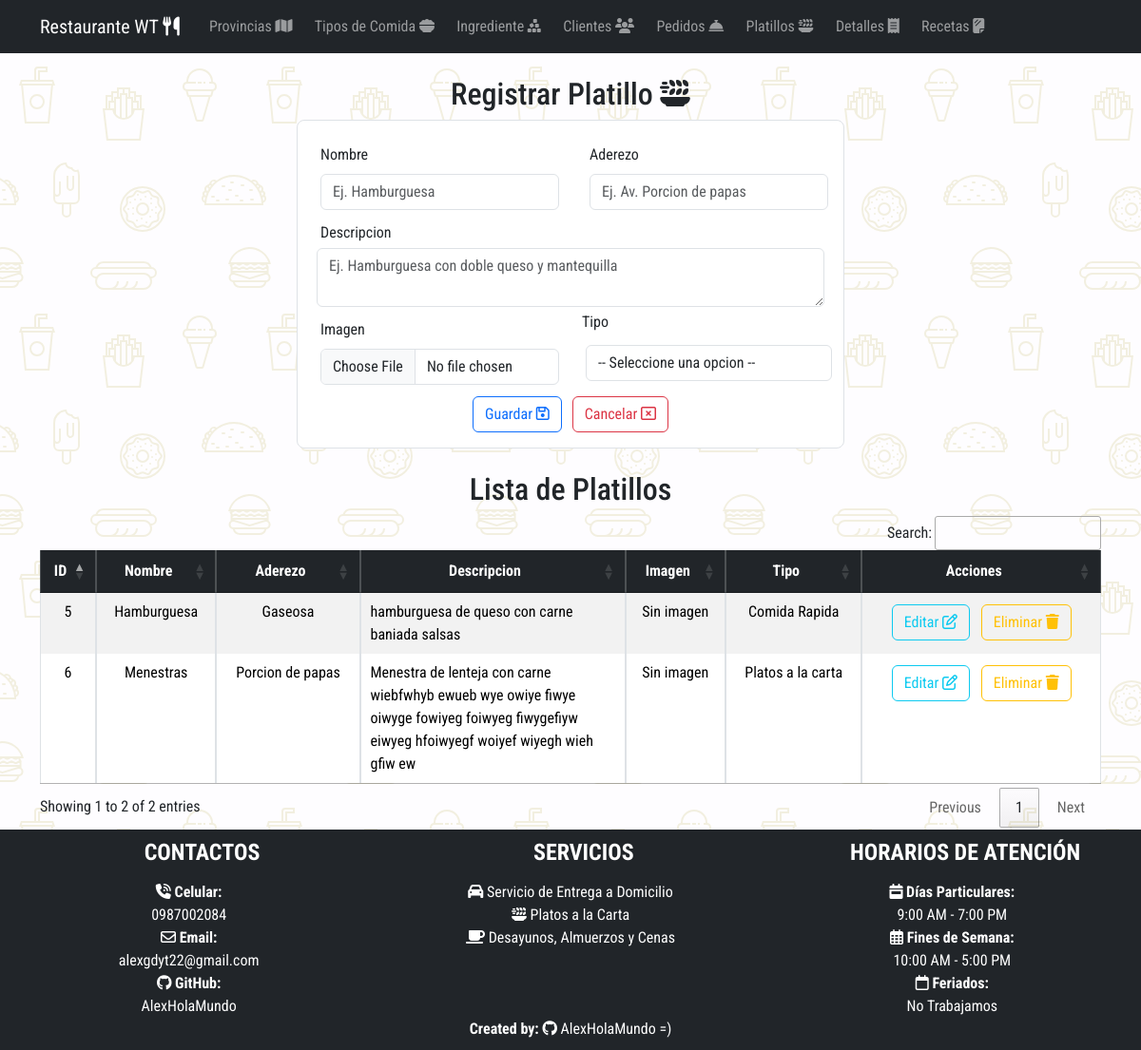
The page /listaPlatillo/ on the database as committed earlier.
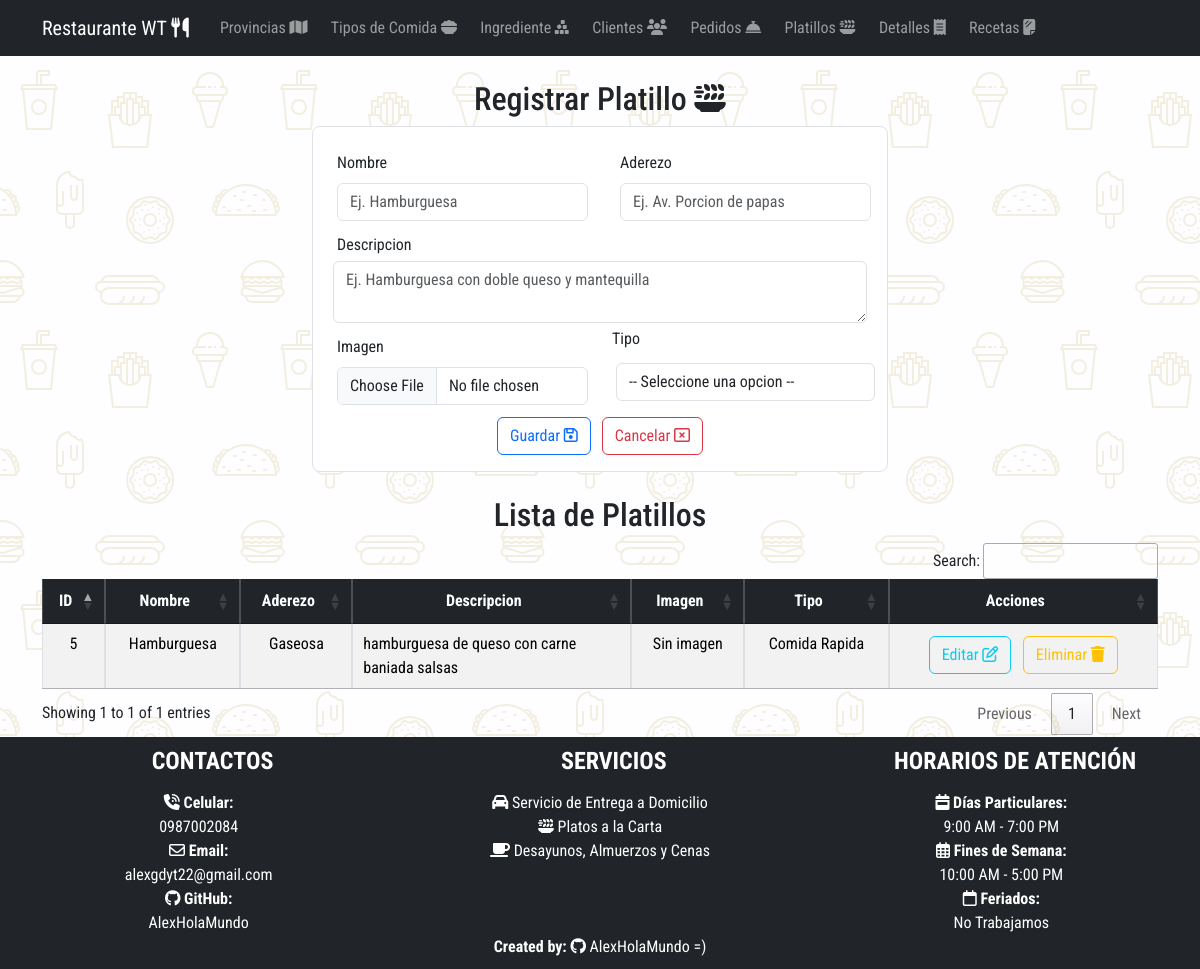
The same page on the database as committed later.
### Aplicaciones/RestauranteWT/models.py (models this page shows, shortened)
class Platillo (models.Model):
    idPlatillo_wt = models.AutoField(primary_key=True)
    nombre_wt = models.CharField(max_length=200)
    descripcion_wt = models.CharField(max_length=110)
    aderezos_wt = models.CharField(max_length=50)
    imagen_wt = models.FileField(upload_to='platillos', null=True, blank=True)
    tipo_wt = models.ForeignKey(Tipo , null=True, blank=True, on_delete=models.CASCADE)

class Tipo(models.Model):
    idTipo_wt = models.AutoField(primary_key=True)
    nombre_wt = models.CharField(max_length=50)
    descripcion_wt = models.CharField(max_length=100)
    precio_wt = models.DecimalField(max_digits=8, decimal_places=2)
    calorias_wt = models.IntegerField(default=0)

### Aplicaciones/RestauranteWT/views.py (the view)
# urls.py: path('listaPlatillo/', views.listaPlatillo),
def listaPlatillo(request):
    platilloBdd = Platillo.objects.all()
    tipoBdd = Tipo.objects.all()
    return render(request, 'listaPlatillo.html', {'platillos': platilloBdd, 'tipos': tipoBdd})

### Aplicaciones/RestauranteWT/templates/listaPlatillo.html (shortened to what the changed rows need)
{% extends "plantilla.html" %} {% block contenido %} {%load static %}
<div class="container w-50 mt-4 mb-4">
  <h2 class="text-center">
    Registrar Platillo <i class="fa-solid fa-plate-wheat"></i>
  </h2>
</div>
<center class="mt-4 mb-4">
  <div class="container table-responsive">
    <h2 class="text-center">Lista de Platillos</h2>
    <table
      class="table table-striped table-bordered table-hover"
      id="tbPlatillo"
    >
      <thead>
        <tr class="table-dark">
          <th class="text-center">ID</th>
          <th class="text-center">Nombre</th>
          <th class="text-center">Aderezo</th>
          <th class="text-center w-25">Descripcion</th>
          <th class="text-center">Imagen</th>
          <th class="text-center">Tipo</th>
          <th class="text-center">Acciones</th>
        </tr>
      </thead>
      <tbody>
        {% for platillo in platillos %}
        <tr>
          <td class="text-center">{{platillo.idPlatillo_wt}}</td>
          <td class="text-center">{{platillo.nombre_wt}}</td>
          <td class="text-center">{{platillo.aderezos_wt}}</td>
          <td class="text-justify w-25">{{platillo.descripcion_wt}}</td>
          <td class="text-center">
            {% if platillo.imagen_wt %}
            <a href="{{ platillo.imagen_wt.url }}" target="_blank">
              <img
                src="{{ platillo.imagen_wt.url }}"
                alt=""
                width="50px"
                height="50px"
              />
            </a>
            {% else %}
            <p>Sin imagen</p>
            {% endif %}
          </td>
          <td class="text-center">{{platillo.tipo_wt.nombre_wt}}</td>
          <td class="text-center">
            <a
              href="/editarPlatillo/{{platillo.idPlatillo_wt}}"
              class="btn btn-outline-info m-1"
              >Editar <i class="fa-regular fa-pen-to-square"></i
            ></a>
            <a
              href="javascript:void(0);"
              type="button"
              class="btn btn-outline-warning m-1"
              onclick="eliminarPlatillo('/eliminarPlatillo/{{platillo.idPlatillo_wt}}')"
              >Eliminar <i class="fa-solid fa-trash"></i
            ></a>
          </td>
        </tr>
        {% endfor %}
      </tbody>
    </table>
  </div>
</center>
{% endblock contenido %}

Rows that differ between the two databases and show on the page:
removed Platillo: idPlatillo_wt "6", nombre_wt "Menestras", aderezos_wt "Porcion de papas", descripcion_wt "Menestra de lenteja con carne wiebfwhyb ewueb wye owiye fiwye oiwyge fowiyeg foiwyeg fiwygefiyw eiwyeg hfoiwyegf woiyef wiyegh wieh gfiw ew", imagen_wt "Sin imagen", tipo_wt.nombre_wt "Platos a la carta"
Other text that changed with them:
text written by a page script: "Search: Showing 1 to 2 of 2 entries Previous 1 Next" → "Search: Showing 1 to 1 of 1 entries Previous 1 Next"
